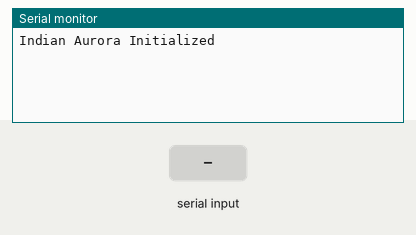
Bench run of a sketch on a simulated Arduino Uno, built with avr-gcc and run on an emulated ATmega328P. Shown: the last lines printed to the serial monitor. The inputs (shaded band) are chosen by the test bench.

Above: at 1.2 s.
1.3 s: "A" received over the second serial link
At 2.5 s:
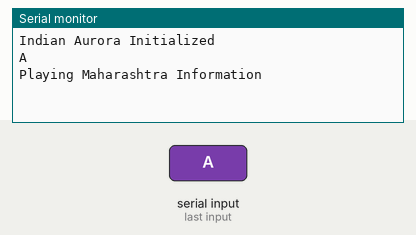
2.8 s: "B" received over the second serial link
At 3.7 s:
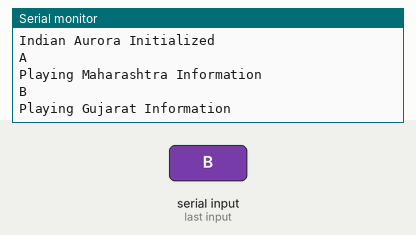
4.3 s: "C" received over the second serial link
At 4.8 s:
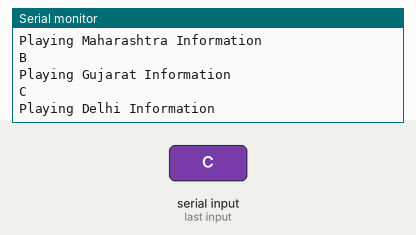
5.8 s: "1" received over the second serial link
At 7.1 s:
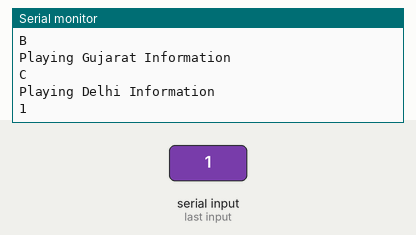

Measured:
- after the input at 1.3 s, the serial monitor: prints a new line at once (image 1)
- after the input at 2.8 s, the serial monitor: prints a new line at once (image 2)
- after the input at 4.3 s, the serial monitor: prints a new line at once (image 3)
- after the input at 5.8 s, the serial monitor: prints a new line at once (image 4)

The sketch:

indian_aurora.ino
```cpp
#include <SoftwareSerial.h>

SoftwareSerial bluetooth(10, 11);

char command;

void setup() {

  Serial.begin(9600);
  bluetooth.begin(9600);

  Serial.println("Indian Aurora Initialized");

}

void loop() {

  if (bluetooth.available()) {

    command = bluetooth.read();

    Serial.println(command);

    if (command == 'A') {

      playMaharashtraInfo();

    }

    else if (command == 'B') {

      playGujaratInfo();

    }

    else if (command == 'C') {

      playDelhiInfo();

    }

  }

}

void playMaharashtraInfo() {

  Serial.println("Playing Maharashtra Information");

}

void playGujaratInfo() {

  Serial.println("Playing Gujarat Information");

}

void playDelhiInfo() {

  Serial.println("Playing Delhi Information");

}
```
